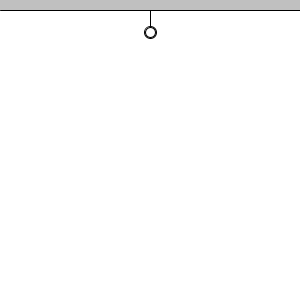
Frame 1 (no input)
Frame 60 (the mouse pressed at the canvas centre just before this capture): identical to frame 1, image omitted
Frame 120 (the mouse held since frame 60 and released just before this capture): identical to frame 1, image omitted

The Processing sketch that drew this single still picture (run headless with seeded random() and noise(); from frame 60 on, the mouse is pressed at the canvas centre):

// Processing sketch: processing_7410
// ── processing_7410.pde

/**
 * Pull the ring to pull down the curtain; when you
 * move the mouse outside the ring, the curtain rolls up.
 */

int minHeight = 10;  // minimum "height" of curtain
int r = 12;  // radius of the ring
int cord = 10; // length of cord
int cx = 150; // center x
int cy = minHeight + r + cord;

// how fast should curtain move up when released?
float startDelta = 1;
float deltaY = 1;
float acceleration = 1.1;

void setup( )
{
  size(300, 300);
}

void draw()
{
  background(255);
  
  /*
    if mouse is in the circle, then center the circle
    on the current mouseY.
  */
  if ((cx - mouseX)*(cx - mouseX) + (cy - mouseY)*(cy - mouseY)
    <= (r + 5) * (r + 5))
  {
    cy = mouseY;
    deltaY = startDelta;
  }
  else
  {
    cy = int(cy - deltaY);    // move curtain up
    deltaY *= acceleration;  // make next change greater.
  }
  
  // make sure that part of the curtain is always visible
  if (cy < minHeight + r + cord)
  {
    cy = minHeight + r + cord;
  }
  
  // draw the curtain cord, and ring
  fill(192);
  noStroke();
  rect(0, 0, 300, cy - (r + cord));
  stroke(0);
  line(0, cy - (r + cord), 300, cy - (r + cord));
  fill(255);
  line(cx, cy - (r + cord), cx, cy);
  ellipse(cx, cy, r, r);
  ellipse(cx, cy, r - 2, r - 2);
}
